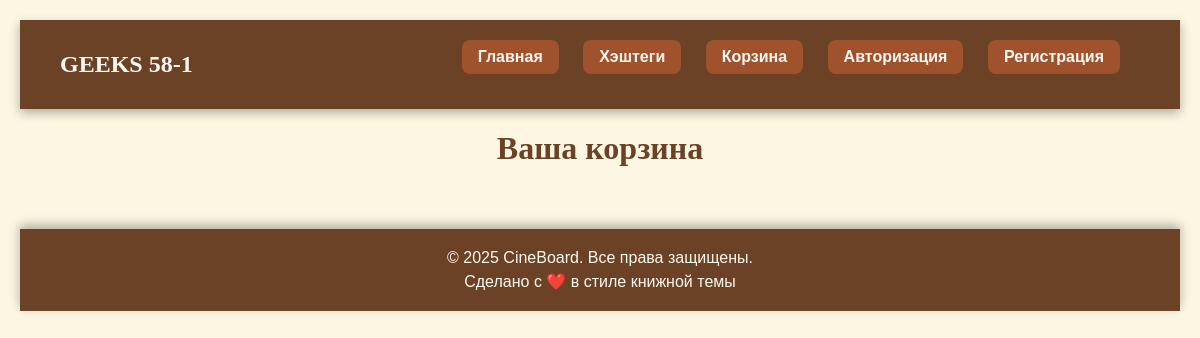
The app's page /order_list/, older data.
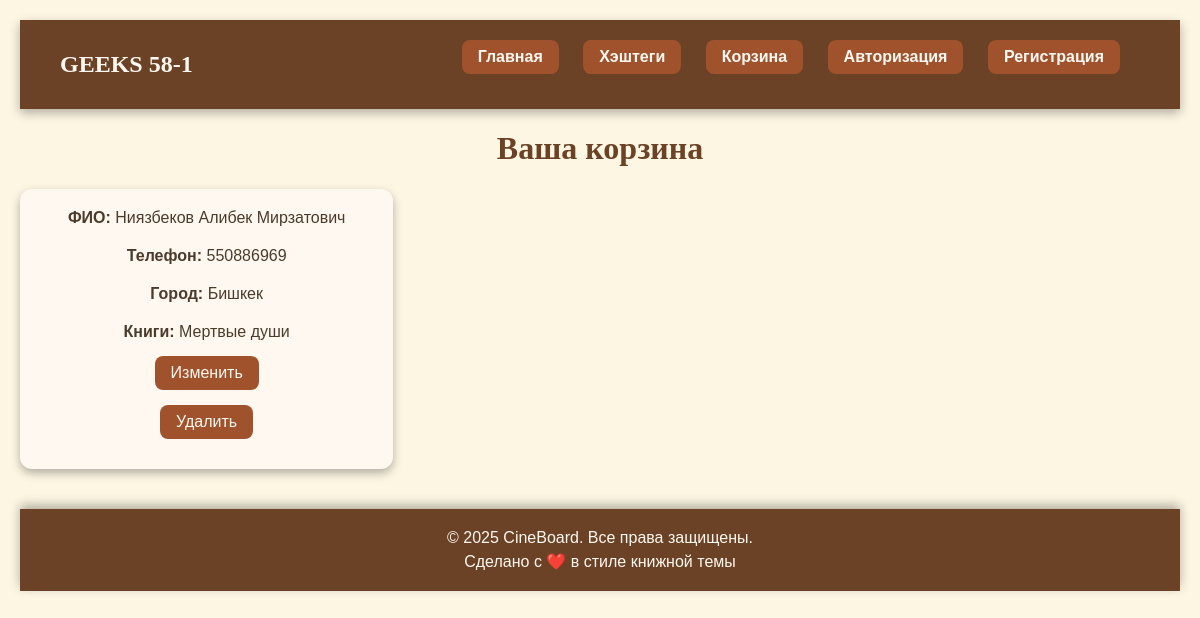
The same page, newer data.
### BASKET/models.py (models this page shows, shortened)
class Placing_an_order(models.Model):
    city_KG = (
        ('Бишкек','Бишкек'),
        ('Ош','Ош'),
        ('Каракол','Каракол'),
        ('Джалал-Абад','Джалал-Абад'),
        ('Токмок','Токмок'),
        ('Нарын','Нарын'),
        ('Талас','Талас')
    )
    payment_method = (
        ('картой','картой'),
        ('наличкой','наличкой')
    )
    user_full_name = models.CharField(max_length=100, verbose_name='Ваше ФИО:')
    user_phone = models.IntegerField(max_length=10, verbose_name='Ваш номер телефона:')
    user_city = models.CharField(max_length=100, choices=city_KG, verbose_name='Ваш город:')
    user_address = models.CharField(max_length=100, verbose_name='Ваш адрес:')
    user_payment_method = models.CharField(choices=payment_method, verbose_name='Способ оплаты:')
    name_book = models.ManyToManyField(Book, related_name='orders', verbose_name='Книги:')

### books/book.py (models this page shows, shortened)
class Book(models.Model):
    GENRE = (
   ('Фантастика', 'Фантастика'),
   ('Ужасы', 'Ужасы'),
   ('Мелодрамма', 'Мелодрамма'),
   ('Боевик', 'Боевик'),
   ('Классика','Классика')
)
    title = models.CharField(max_length=100, verbose_name='введите название книги')
    image = models.ImageField(upload_to='book/', verbose_name='загрузите фото')
    description = models.TextField(verbose_name='Укажите описание книги')
    director = models.CharField(max_length=100, verbose_name='укажите писателя',
                                default='Николай Гоголь')
    genre = models.CharField(max_length=100, choices=GENRE, verbose_name='Укажите жанр')
    country = models.CharField(max_length=100, default='ЕВРОПА', verbose_name='укажите страну')
    duration = models.PositiveIntegerField(verbose_name='укажите сколько страниц',
                                          default=None)
    trailer = models.URLField(verbose_name='вставьте ссылку на книгу')
    created_at = models.DateField(verbose_name='Дата добавления', null=True, blank=True)
    price = models.DecimalField(max_digits=8, decimal_places=2, verbose_name='Цена кники', default=0.0)
    class Meta:
       verbose_name = 'Книга'
       verbose_name_plural = 'Книги'

### BASKET/views.py (the view)
# urls.py: path('order_list/', views.order_List_View, name='order_list'),
def order_List_View(request):
    if request.method == 'GET':
        order = models.Placing_an_order.objects.all().order_by('-id')
    return render(request, 'BASKET/order_list.html', {'order': order})

### templates/BASKET/order_list.html (shortened to what this page needs)
{% load static %}
<!DOCTYPE html>
<html lang="ru">
<head>
    <link rel="stylesheet" href="{% static 'css/style.css' %}">
</head>
<body>
    {% include 'header.html' %}
    <h1>Ваша корзина</h1>
    <ul>
    {% for order in order %}
        <li>
            <p><strong>ФИО:</strong> {{ order.user_full_name }}</p>
            <p><strong>Телефон:</strong> {{ order.user_phone }}</p>
            <p><strong>Город:</strong> {{ order.user_city }}</p>
            <p><strong>Книги:</strong>
                {% for book in order.name_book.all %}
                    {{ book.title }}{% if not forloop.last %}, {% endif %}
                {% endfor %}
            </p>
            <a href="{% url 'update_order' order.id %}">Изменить</a>
            <a href="{% url 'delete_order' order.id %}">Удалить</a>
        </li>
    {% endfor %}
    </ul>
    {% include 'footer.html' %}
</body>
</html>

Row changes from the older to the newer data that the page shows:
added Placing_an_order: user_full_name "Ниязбеков Алибек Мирзатович", user_phone "550886969", user_city "Бишкек"
now on this page (row unchanged): Book: title "Мертвые души"
